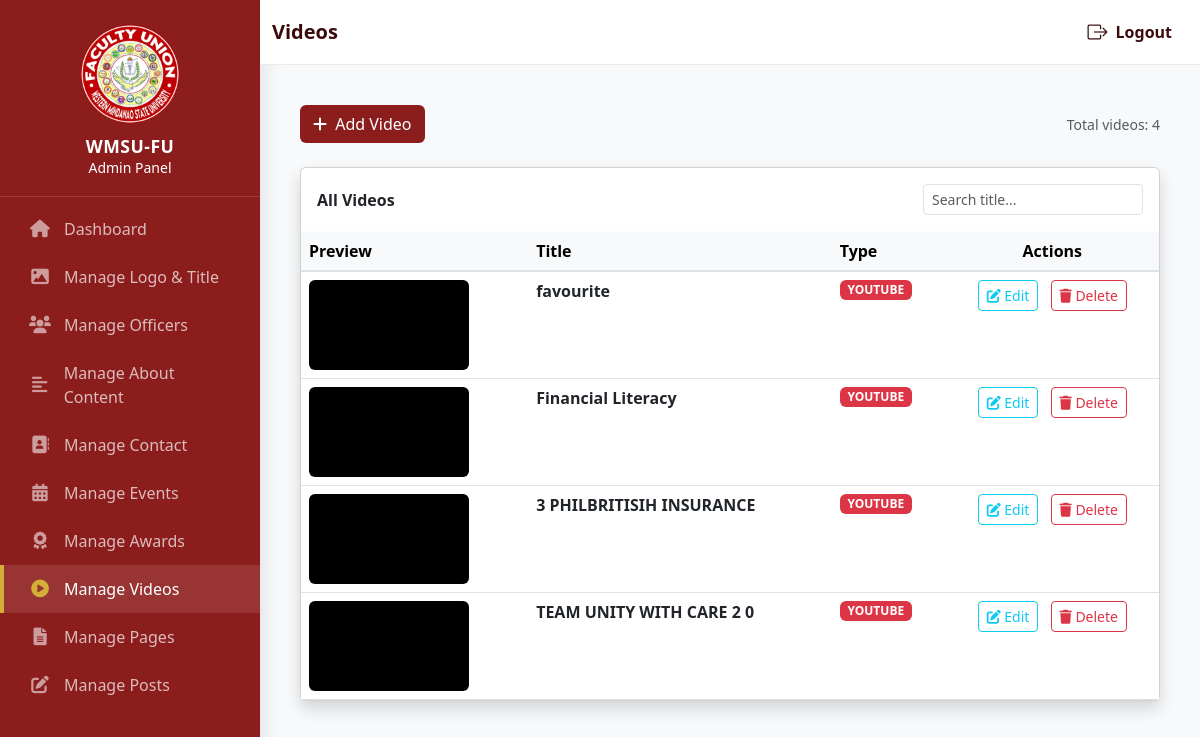
/admins/manage_videos.php, run on the app's committed database.
### tables this page shows
CREATE TABLE `admin_videos` (
  `id` int(11) NOT NULL,
  `video_title` varchar(255) NOT NULL,
  `video_type` enum('youtube','raw') NOT NULL,
  `video_source` text NOT NULL,
  `thumbnail` varchar(255) DEFAULT NULL,
  `created_at` timestamp NULL DEFAULT current_timestamp()
);

### admins/manage_videos.php (the view, shortened to what this page needs)
<?php
$database = new Database();
$db = $database->getConnection();
$videos = $db->query("SELECT * FROM admin_videos ORDER BY created_at DESC")->fetchAll(PDO::FETCH_ASSOC);
require_once('sidebar.php');
require_once('navbar.php');
?>
<!DOCTYPE html>
<html lang="en">
<head>
    <link rel="stylesheet" href="https://cdnjs.cloudflare.com/ajax/libs/bootstrap/5.3.0/css/bootstrap.min.css">
    <link rel="stylesheet" href="https://cdnjs.cloudflare.com/ajax/libs/font-awesome/6.0.0/css/all.min.css">
</head>
<body class="bg-light">
<div class="main-content">
    <div class="d-flex justify-content-between align-items-center mb-4">
        <div>
            <button class="btn btn-maroon" data-bs-toggle="modal" data-bs-target="#addVideoModal">
                <i class="fas fa-plus me-1"></i> Add Video
            </button>
        </div>
        <div class="text-muted small">Total videos: <?php echo count($videos); ?></div>
    </div>
    <div class="card shadow">
        <div class="p-3 d-flex justify-content-between align-items-center">
            <div class="fw-semibold">All Videos</div>
            <input id="videoSearch" type="search" class="form-control form-control-sm" placeholder="Search title..." style="width:220px;">
        </div>
        <div class="table-responsive">
            <table class="table table-hover align-middle mb-0">
                <thead class="table-light">
                    <tr>
                        <th>Preview</th>
                        <th>Title</th>
                        <th>Type</th>
                        <th class="text-center">Actions</th>
                    </tr>
                </thead>
                <tbody>
                    <?php foreach ($videos as $row): ?>
                    <tr>
                        <td>
                            <?php if ($row['video_type'] == 'youtube'): ?>
                                <div class="video-preview">
                                    <iframe src="<?php echo htmlspecialchars($row['video_source']); ?>" frameborder="0" allowfullscreen style="width:100%;height:100%;border:0;"></iframe>
                                </div>
                            <?php else: ?>
                                <div class="video-preview">
                                    <video src="<?php echo '../' . htmlspecialchars($row['video_source']); ?>" controls muted preload="metadata" style="width:100%;height:100%;object-fit:cover;"></video>
                                </div>
                            <?php endif; ?>
                        </td>
                        <td><strong><?php echo htmlspecialchars($row['video_title']); ?></strong></td>
                        <td><span class="badge <?php echo $row['video_type'] == 'youtube' ? 'bg-danger' : 'bg-primary'; ?>"><?php echo strtoupper($row['video_type']); ?></span></td>
                        <td class="text-center">
                            <button class="btn btn-sm btn-outline-info me-2" onclick="openEditModal(<?php echo htmlspecialchars(json_encode($row)); ?>)">
                                <i class="fas fa-edit"></i> Edit
                            </button>
                            <a href="?delete=<?php echo $row['id']; ?>" class="btn btn-sm btn-outline-danger" onclick="return confirm('Delete?')">
                                <i class="fas fa-trash"></i> Delete
                            </a>
                        </td>
                    </tr>
                    <?php endforeach; ?>
                </tbody>
            </table>
        </div>
    </div>
</div>
</body>
</html>

### admins/sidebar.php (style rules this page uses)
:root { --maroon: #8c1d1d; --gold: #d4af37; }
body { background: #f4f7f6; overflow-x: hidden; }
.main-content { margin-left: 260px; padding: 40px; }

### admins/manage_videos.php (style rules this page uses)
:root { --maroon: #8c1d1d; }
.btn-maroon { background: var(--maroon); color: white; }
.video-preview { width: 160px; height: 90px; object-fit: cover; border-radius: 6px; background: #000; overflow: hidden; }

### data on the page
admin_videos: video_title "favourite", video_type "YOUTUBE"
admin_videos: video_title "Financial Literacy", video_type "YOUTUBE"
admin_videos: video_title "3 PHILBRITISIH INSURANCE", video_type "YOUTUBE"
admin_videos: video_title "TEAM UNITY WITH CARE 2 0", video_type "YOUTUBE"

### other printed values
$navtext "Videos"
count($videos) "4"
